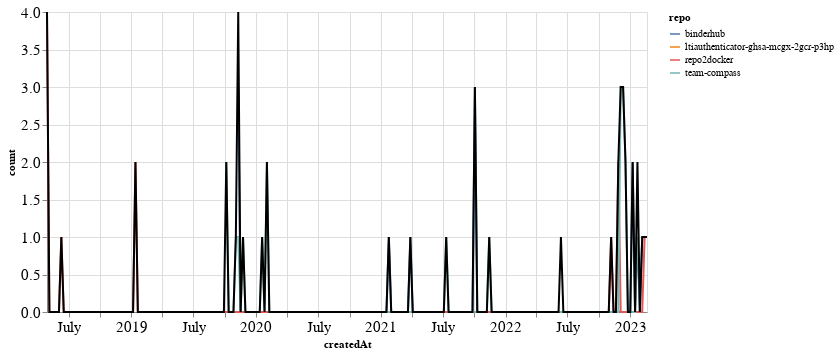

Notebook code cell kept with this figure:
### Markdown cell above
### Comments

### Code cell
comments_time = comments.groupby('repo').resample('W', on='createdAt').count()['author'].reset_index()
comments_time = comments_time.rename(columns={'author': 'count'})
comments_time_total = comments_time.groupby('createdAt').agg({"count": "sum"}).reset_index()
ch1 = alt.Chart(comments_time, width=600).mark_line().encode(
    x='createdAt',
    y='count',
    color='repo',
    tooltip="repo"
)

ch2 = alt.Chart(comments_time_total, width=600).mark_line(color="black").encode(
    x='createdAt',
    y='count',
)

ch1 + ch2

### Figure 1 — Vega-Lite specification as saved in the notebook (floating-point values rounded to 4 significant figures; data arrays with more than 128 entries replaced by an {"elided": "..."} marker saying what was removed)
{"config": {"axisLeft": {"labelFontSize": 15}, "axisBottom": {"labelFontSize": 15}}, "layer": [{"data": {"name": "data-71760d89a62615ee2f4ecb7b72d3a3fe"}, "mark": "line", "encoding": {"color": {"field": "repo", "type": "nominal"}, "tooltip": {"field": "repo", "type": "nominal"}, "x": {"field": "createdAt", "type": "temporal"}, "y": {"field": "count", "type": "quantitative"}}, "width": 600}, {"data": {"name": "data-b54c0bedfb0b72d881c6915d80a7eed7"}, "mark": {"type": "line", "color": "black"}, "encoding": {"x": {"field": "createdAt", "type": "temporal"}, "y": {"field": "count", "type": "quantitative"}}, "width": 600}], "$schema": "https://vega.github.io/schema/vega-lite/v4.17.0.json", "datasets": {"data-71760d89a62615ee2f4ecb7b72d3a3fe": {"elided": "596 records"}, "data-b54c0bedfb0b72d881c6915d80a7eed7": {"elided": "252 records"}}}
